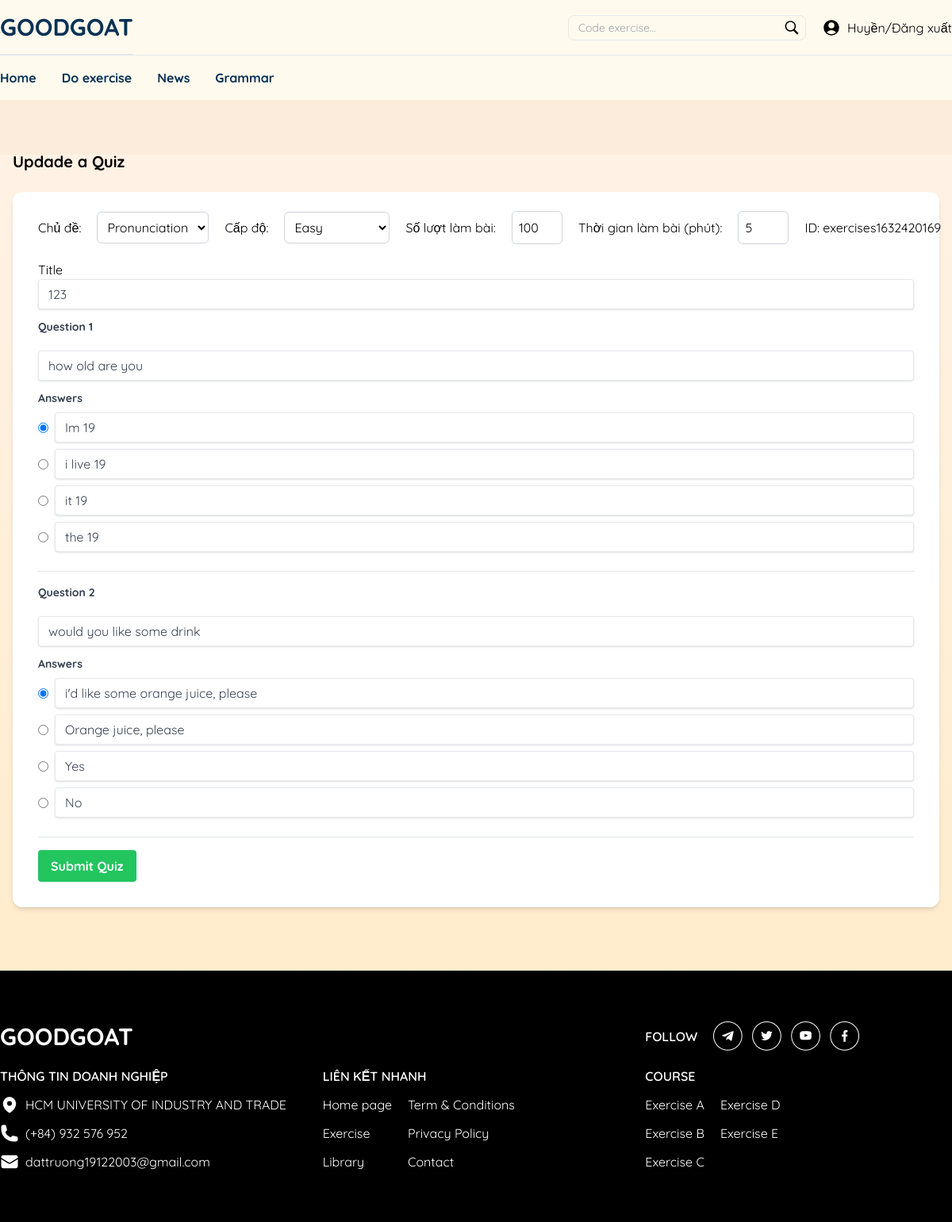
Page /Nhom3/index.php/exercise/update?id=exercises1632420169 (signed in) on the committed database.
### tables this page shows
CREATE TABLE `exercises` (
  `id` varchar(50) NOT NULL,
  `topic_id` varchar(50) NOT NULL,
  `level_id` varchar(50) NOT NULL,
  `time_limit_minutes` int(11) DEFAULT NULL,
  `has_time_limit` int(11) DEFAULT NULL,
  `user_id` varchar(50) NOT NULL,
  `isDel` bit(1) DEFAULT b'0',
  `title` text NOT NULL
);

CREATE TABLE `topic` (
  `id` varchar(50) NOT NULL,
  `name` varchar(50) DEFAULT NULL,
  `parent_id` varchar(50) DEFAULT NULL
);

CREATE TABLE `level` (
  `id` varchar(50) NOT NULL,
  `name` varchar(50) NOT NULL
);

CREATE TABLE `questions` (
  `id` varchar(50) NOT NULL,
  `question` text NOT NULL,
  `answers` text DEFAULT NULL,
  `exercise_id` varchar(50) NOT NULL,
  `isDel` bit(1) DEFAULT b'0'
);

### Nhom3/Controllers/BaseController.php (called while the page is built, shortened)
<?php
class BaseController
{
   public function view($viewpath, array $data = [])
   {
      require (self::VIEW_FOLDER_NAME . '/' . str_replace(".", "/", $viewpath) . '.php');
   }
}

### Nhom3/index.php (called while the page is built, shortened)
<?php
require './Core/Database.php';
require './Models/BaseModel.php';
require './Controllers/BaseController.php';
$parts = explode('/', $_SERVER['REQUEST_URI']);
$actionName = isset($parts[4]) && $parts[4] != '' ? explode('?', $parts[4])[0] : 'index';
$controllerObject = new $controllerName;
$controllerObject->$actionName();

### Nhom3/Core/Database.php (called while the page is built, shortened)
<?php
class Database
{
   public function connect()
   {
      $connect = mysqli_connect(self::HOST, self::USERNAME, self::PASSWORD, self::DB_NAME);
      mysqli_set_charset($connect, 'utf8');
      if (mysqli_connect_errno() === 0) {
         return $connect;
      }
      return false;
   }
}

### Nhom3/Models/BaseModel.php (called while the page is built, shortened)
<?php
class BaseModel extends Database
{
   protected $connect;
   public function __construct()
   {
      $this->connect = $this->connect();
   }
   public function getTable($TableName, $select = ['*'], $orderBy = [] , $Limit = null)
   {
      $select = implode(",", $select);
      $orderBy = implode(",", $orderBy);
      $sql = "SELECT $select FROM $TableName";
      $sql .= ($orderBy != null) ? " ORDER BY $orderBy" : "";
      $sql .= ($Limit != null) ? " LIMIT $Limit" : "";
      $query = $this->_query($sql);
      $data = [];
      while ($row = mysqli_fetch_assoc($query)) {
         array_push($data, $row);
      }
      return $data;
   }
   public function _query($sql)
   {
      return mysqli_query($this->connect, $sql);
   }
}

### Nhom3/Models/TopicModel.php (called while the page is built, shortened)
<?php
class TopicModel extends BaseModel
{
    public function getAll($select = ['*'], $orderBy = [] , $Limit = null)
    {
        return $this->getTable(self::TABLE, $select, $orderBy, $Limit);
    }
}

### Nhom3/Models/ExerciseModel.php (called while the page is built, shortened)
<?php
class ExerciseModel extends BaseModel
{
    public function findById($id)
    {
        $data = [];
        $query = $this->_query("SELECT * FROM " . self::TABLE . " WHERE id = '$id' AND isDel = 0");
        while ($row = mysqli_fetch_assoc($query)) {
            array_push($data, $row);
        }
        return $data;
    }
}

### Nhom3/Models/LevelModel.php (called while the page is built, shortened)
<?php
class LevelModel extends BaseModel
{
    public function getAll($select = ['*'], $orderBy = [] , $Limit = null)
    {
        return $this->getTable(self::TABLE, $select, $orderBy, $Limit);
    }
}

### Nhom3/Models/QuestionModel.php (called while the page is built, shortened)
<?php
class QuestionModel extends BaseModel
{
    public function getQuestionByExerciseId($id)
    {
        $data = [];
        $query = $this->_query("SELECT * FROM " . self::TABLE . " WHERE exercise_id = '$id'");
        while ($row = mysqli_fetch_assoc($query)) {
            array_push($data, $row);
        }
        return $data;
    }
}

### Nhom3/Views/frontend/exercises/update.php (the view, shortened to what this page needs)
<?php
include "Views/frontend/partitions/header.php";
?>
<section class="relative bg-gradient-exercise min-h-[calc(100vh-133px)]">
    <div class="container mx-auto px-4 py-16 max-w-[80rem]">
        <h1 class="text-xl font-bold mb-6">Updade a Quiz</h1>
        <form id="quizForm" class="bg-white shadow-md rounded-xl px-8 pt-6 pb-8 mb-4 relative">
            <div class="flex gap-5 mb-5 items-center text-nowrap">
                <label for="topic">Chủ đề:</label>
                <select id="topic" name="topic" class="bg-white p-2 border border-gray-300 rounded-md">
                    <?php foreach ($topics as $topic): ?>
                    <option value="<?= $topic['id'] ?>" <?= $topic['id'] == $exercise['topic_id'] ? 'selected' : '' ?>>
                        <?= $topic['name'] ?>
                    </option>
                    <?php endforeach; ?>
                </select>
                <label for="level">Cấp độ:</label>
                <select id="level" name="level" class="bg-white p-2 border border-gray-300 rounded-md">
                    <?php foreach ($levels as $level): ?>
                    <option value="<?= $level['id'] ?>" <?= $level['id'] == $exercise['level_id'] ? 'selected' : '' ?>>
                        <?= $level['name'] ?>
                    </option>
                    <?php endforeach; ?>
                </select>
                <label for="hasLimitTime">Số lượt làm bài:</label>
                <input type="number" id="hasLimitTime" name="hasLimitTime"
                    class="bg-white p-2 border border-gray-300 rounded-md w-16" min="1"
                    value="<?= $exercise['has_time_limit'] ?>">
                <label for="timeLimitMinutes">Thời gian làm bài (phút):</label>
                <input type="number" id="timeLimitMinutes" name="timeLimitMinutes"
                    class="bg-white p-2 border border-gray-300 rounded-md w-16" min="1"
                    value="<?= $exercise['time_limit_minutes'] ?>">
                <span id="Exercise_ID" data-id=<?= $exercise['id'] ?>>ID: <?= $exercise['id'] ?></span>
            </div>
            <div class="mb-3">
                <label for="title"> Title</label>
                <input type="text" name="title" id="title"
                    class="shadow appearance-none border rounded w-full py-2 px-3 text-gray-700 leading-tight focus:outline-none focus:shadow-outline"
                    value="<?= $exercise['title'] ?> "required>
            </div>
            <div id="questionsContainer">
                <?php foreach ($questions as $index => $question): ?>
                <div class="question-block mb-4 border-b border-gray-200 pb-4" id=<?= $question['id'] ?>>
                    <div class="flex justify-between items-end mb-3">
                        <label class="block text-gray-700 text-sm font-bold mb-2">Question <?= $index + 1 ?></label>
                    </div>
                    <input type="text" name="question_<?= $index + 1 ?>" placeholder="Enter your question"
                        class="shadow appearance-none border rounded w-full py-2 px-3 text-gray-700 leading-tight focus:outline-none focus:shadow-outline"
                        value="<?= $question['question'] ?>">
                    <div class="mt-3">
                        <label class="block text-gray-700 text-sm font-bold mb-2">Answers</label>
                        <?php
                            $questionAnswers = json_decode($question['answers'], true);
                            foreach ($questionAnswers as $ansIndex => $answer): ?>
                        <div class="flex items-center mb-2">
                            <input type="radio" name="correct_<?= $index + 1 ?>"
                                value="answer<?= $ansIndex + 1 ?>_<?= $index + 1 ?>" class="mr-2"
                                <?= $answer['isCorrect'] == 1 ? 'checked' : '' ?>>
                            <input type="text" name="answer<?= $ansIndex + 1 ?>_<?= $index + 1 ?>"
                                placeholder="Answer <?= $ansIndex + 1 ?>"
                                class="answer-input shadow appearance-none border rounded w-full py-2 px-3 text-gray-700 leading-tight focus:outline-none focus:shadow-outline"
                                value="<?= $answer['answer'] ?>">
                        </div>
                        <?php endforeach; ?>
                    </div>
                </div>
                <?php endforeach; ?>
            </div>
            <input type="submit" value="Submit Quiz"
                class="bg-green-500 hover:bg-green-700 text-white font-bold py-2 px-4 rounded right-0 relative">
        </form>
    </div>
</section>
<?php include "Views/frontend/partitions/footer.php"; ?>

### rows in the picture
exercises: topic "Pronunciation", level "Easy", hasLimitTime "100", timeLimitMinutes "5", id "exercises1632420169", title "123"
questions: question "how old are you", answer "Im 19", answer "i live 19", answer "it 19", answer "the 19"
questions: question "would you like some drink", answer "i'd like some orange juice, please", answer "Orange juice, please", answer "Yes", answer "No"

### other values in the picture
$_COOKIE['user_displayName'] "Huyền"
